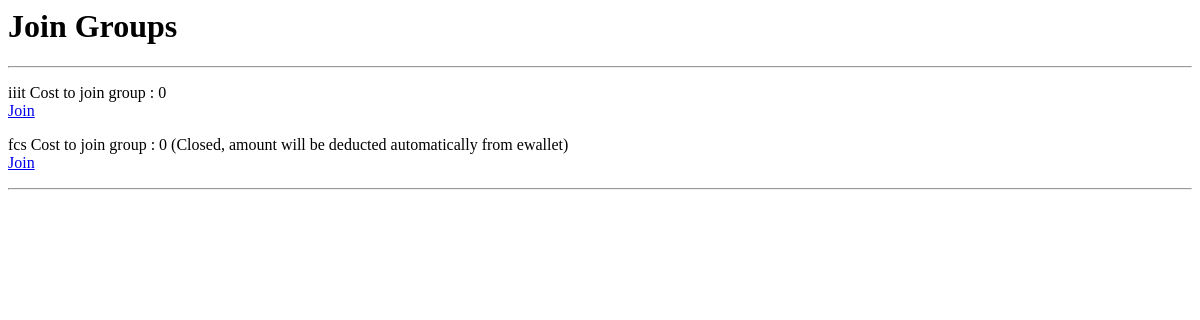
/grp_find (signed in), run on an earlier commit of the app's database.
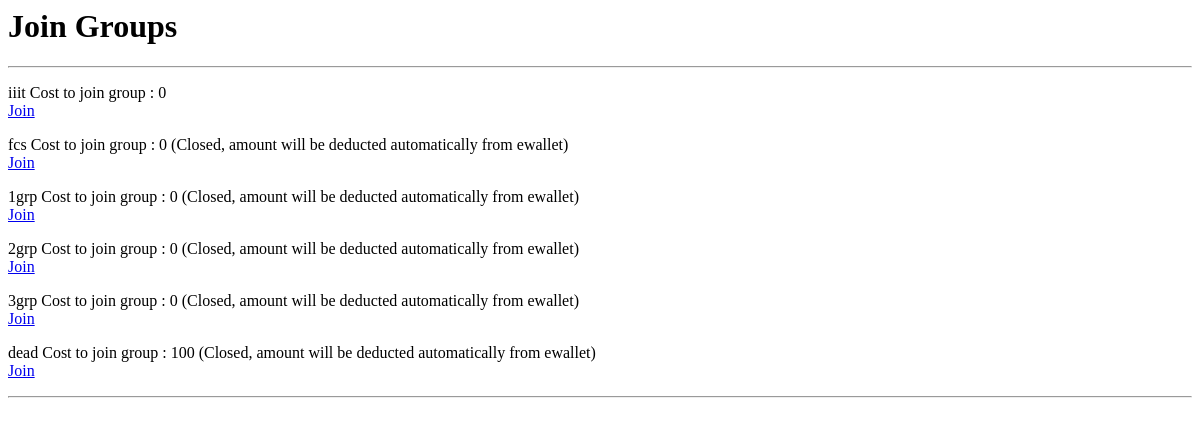
And on a later commit of the database.
### UserLogin/models.py (models this page shows)
class Groups(models.Model):
    group_name = models.CharField(max_length=200)
    group_closed = models.BooleanField(default=False)
    group_admin = models.ForeignKey(User, on_delete=models.CASCADE, related_name="grp_admin1")
    group_price = models.IntegerField(default=0)

### UserLogin/views.py (the view)
# urls.py: path('grp_find', views.join_grp, name='join_grp'),
def join_grp(request):
    grps = grp_to_join(request.user)
    return render(request, 'join_groups.html', {'grps': grps, 'sent':False})

### UserLogin/views.py (called while the page is built)
def grp_to_join(user1):
    all = Groups.objects.all()
    grps1 = GroupRequest.objects.filter(fro=user1,acc=False)
    grps2 = Group_mem.objects.filter(user=user1)
    grps = list()
    for elm in grps1:
        grps.append(elm.group.group_name)
    for elm in grps2:
        grps.append(elm.group.group_name)
    send = list()
    for elm in all:
        if elm.group_name not in grps:
            send.append(elm)
    return send

### UserLogin/templates/join_groups.html (shortened to what this page needs)
<h1>Join Groups</h1>
<hr/>
{% for element in grps %}
   <p>{{element.group_name}}<span class="tab">
       Cost to join group : {{element.group_price}}
       {% if element.group_closed %}
         (Closed, amount will be deducted automatically from ewallet)
      {% endif %}
   </span>
      <a href="/{{element.group_name}}/send_grp_req"><br/>  Join</a></p>
{% endfor %}
<hr/>

What changed in the data, as far as the page shows it:
added Groups: group_name "1grp", group_price "0", shows "(Closed, amount will be deducted automatically from ewallet)"
added Groups: group_name "2grp", group_price "0", shows "(Closed, amount will be deducted automatically from ewallet)"
added Groups: group_name "3grp", group_price "0", shows "(Closed, amount will be deducted automatically from ewallet)"
added Groups: group_name "dead", group_price "100", shows "(Closed, amount will be deducted automatically from ewallet)"
